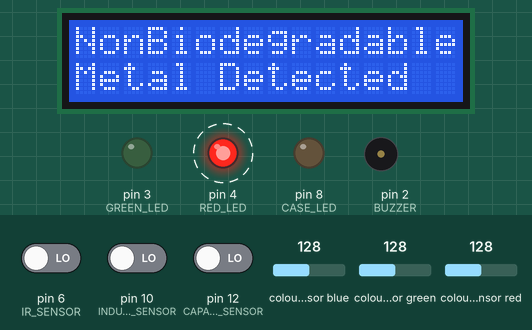
Recording of a sketch running on a simulated Arduino Uno, built with avr-gcc and run on an emulated ATmega328P. Parts: 16×2 character LCD, output pins drawn as LEDs (lit = HIGH), buzzer (waves = sounding, pin HIGH). Dashed ring = blinking. The test bench sets the inputs (shaded band); at power-on: pin 10 (INDUCTIVE_SENSOR) LOW, pin 12 (CAPACITIVE_SENSOR) LOW, pin 6 (IR_SENSOR) LOW, colour sensor blue 128, colour sensor green 128, colour sensor red 128. What the sketch prints to the serial monitor is not drawn.

Above: at 3.3 s.
3.4 s: pin 10 (INDUCTIVE_SENSOR) driven HIGH
At 5.3 s:
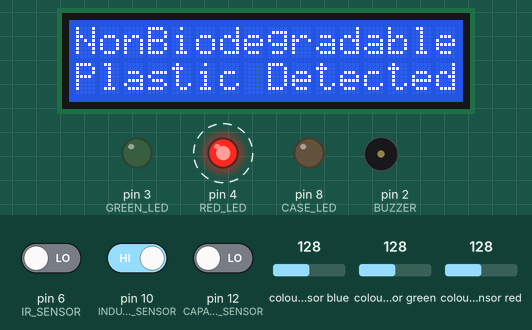
7.4 s: pin 12 (CAPACITIVE_SENSOR) driven HIGH
At 9.6 s:
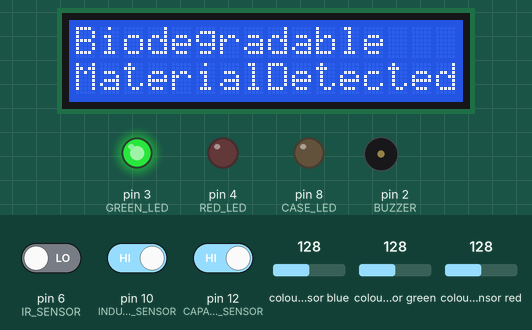
10.0 s: pin 12 (CAPACITIVE_SENSOR) driven LOW
At 12.18 s:
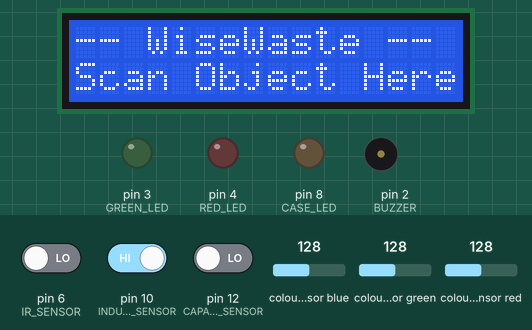
13.8 s: pin 6 (IR_SENSOR) driven HIGH
At 14.6 s:
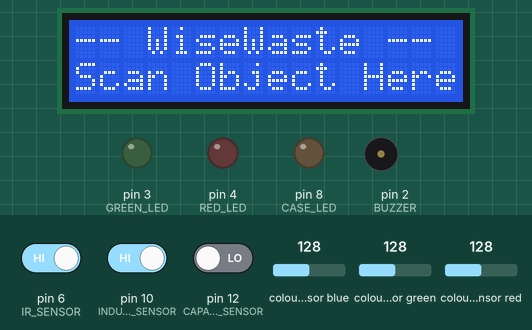
16.4 s: pin 6 (IR_SENSOR) driven LOW
At 18.62 s:
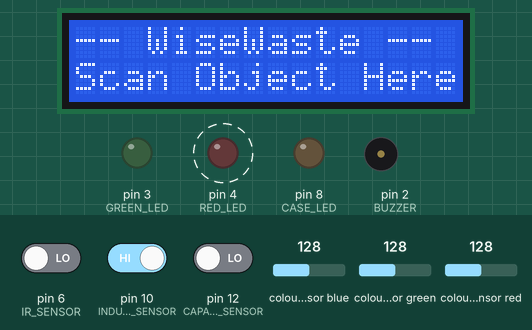
22.3 s: pin 10 (INDUCTIVE_SENSOR) driven LOW
At 23.1 s:
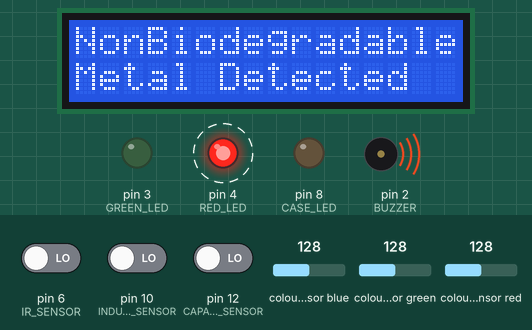
Timing chart, 0 to 29.2 s (numbered marks = the images above; inputs shaded):
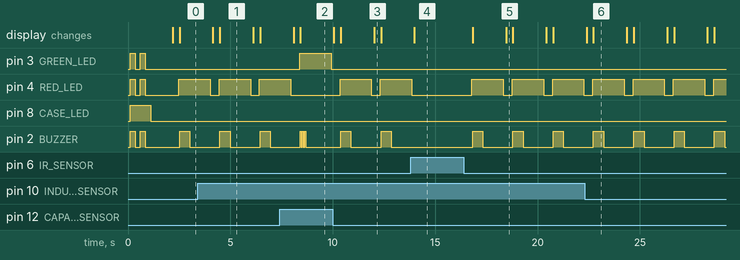

The sketch:

WiseWaste_Source_Code.ino
```cpp
#include <Wire.h>               // For I2C communication
#include <LiquidCrystal_I2C.h>  // For I2C 16x2 LCD
#include <Adafruit_TCS34725.h>  // For TSC34725 Sensor

// Digital Pins for LEDs, Buzzer, and TCS34725
#define BUZZER 2
#define GREEN_LED 3
#define RED_LED 4
#define CASE_LED 8

// Digital Pin for TCRT5000 sensor
#define IR_SENSOR 6

// Digital Pin for LJ12A3-4-Z/BX sensor
#define INDUCTIVE_SENSOR 10

// Digital Pin for LJC18A3-B-Z/BY sensor
#define CAPACITIVE_SENSOR 12

// Analog Pins (shared) for I2C LCD, and TCS34725 sensor
    // SDA = A4
    // SCL = A5

LiquidCrystal_I2C lcd(0x27, 16, 2);

Adafruit_TCS34725 tcs;

// Global variables
String lastMessage1 = "";
String lastMessage2 = "";
static unsigned long lastActivityTime = 0;
bool isDark = false;


void errorHandler(const String& sensor) {
    Serial.println("ERROR: " + sensor + " sensor may be DISCONNECTED! CHECK WIRING!");
    lcd.clear();
    lcd.setCursor(0, 0);
    lcd.print(sensor + " ERROR");
    lcd.setCursor(0, 1);
    lcd.print("CHECK WIRING!");
    digitalWrite(BUZZER, HIGH);
    delay(1000);
    digitalWrite(BUZZER, LOW);
    delay(100);
    while (1);
}

void displayMessage(String line1, String line2) {
    if (line1 != lastMessage1 || line2 != lastMessage2) {
        lcd.clear();
        lcd.setCursor(0, 0);
        lcd.print(line1);
        lcd.setCursor(0, 1);
        lcd.print(line2);

        lastMessage1 = line1;
        lastMessage2 = line2;
    }
}

void checkIfDark() {
    const uint16_t darknessThreshold = 50;

    uint16_t clear, red, green, blue;
    tcs.getRawData(&red, &green, &blue, &clear);

    Serial.print("Clear: ");
    Serial.println(clear);

    if (clear < darknessThreshold) { isDark = true; }
    else isDark = false;
}

void timeoutHandler() {
    const unsigned long timeout = 60000; // 60 seconds

    if (millis() - lastActivityTime >= timeout) {
        lcd.noBacklight();
        digitalWrite(CASE_LED, LOW);

        checkIfDark();
    }
    else {
        if(isDark) { digitalWrite(CASE_LED, HIGH); }
        else digitalWrite(CASE_LED, LOW);
    }
}

void setup() {
    pinMode(BUZZER, OUTPUT);
    pinMode(GREEN_LED, OUTPUT);
    pinMode(RED_LED, OUTPUT);
    pinMode(CASE_LED, OUTPUT);
    pinMode(IR_SENSOR, INPUT);
    pinMode(INDUCTIVE_SENSOR, INPUT);
    pinMode(CAPACITIVE_SENSOR, INPUT);

    Serial.begin(9600);

    lcd.init();
    lcd.backlight();
    lcd.clear();

    if (!tcs.begin()) {
        errorHandler("TCS34725");
    }

    tcs.setGain(TCS34725_GAIN_1X);
    tcs.setIntegrationTime(TCS34725_INTEGRATIONTIME_240MS);

    displayMessage("-- WiseWaste --", "Initializing...");

    digitalWrite(CASE_LED, HIGH);
    for (int i = 0; i < 2; i++) {
        digitalWrite(BUZZER, HIGH);
        digitalWrite(GREEN_LED, HIGH);
        digitalWrite(RED_LED, HIGH);
        tcs.setInterrupt(false);
        delay(250);
        digitalWrite(BUZZER, LOW);
        digitalWrite(GREEN_LED, LOW);
        digitalWrite(RED_LED, LOW);
        tcs.setInterrupt(true);
        delay(250);
    }
    digitalWrite(CASE_LED, LOW);
    delay(1000);
    checkIfDark();
}

void loop() {
    displayMessage("-- WiseWaste --", "Scan Object Here");

    // Check if TCRT5000 IR Sensor detected an non-black object
    bool objectDetected = digitalRead(IR_SENSOR) == LOW;

    if (objectDetected) {
        delay(300);
    }

    // Independently Read Capacitive and Inductive Sensor
    bool isDielectric = digitalRead(CAPACITIVE_SENSOR) == HIGH;
    bool isMetal = digitalRead(INDUCTIVE_SENSOR) == LOW;

    // Object Classification
    if (isDielectric && !isMetal) { // Biodegradable Detected
        lcd.backlight();
        tcs.setInterrupt(false);

        digitalWrite(GREEN_LED, HIGH);
        displayMessage("Biodegradable", "MaterialDetected");

        for (int i = 0; i < 3; i++) {
            digitalWrite(BUZZER, HIGH);
            delay(50);
            digitalWrite(BUZZER, LOW);
            delay(50);
        }
        delay(200);
    }

    if (isMetal) { // Non-Biodegradable
        lcd.backlight();
        tcs.setInterrupt(false);

        digitalWrite(RED_LED, HIGH);
        displayMessage("NonBiodegradable", "Metal Detected");

        digitalWrite(BUZZER, HIGH);
        delay(500);
        digitalWrite(BUZZER, LOW);
    }

    if (objectDetected && !isDielectric && !isMetal) { // Plastic Detected
        lcd.backlight();
        tcs.setInterrupt(false);

        digitalWrite(RED_LED, HIGH);
        displayMessage("NonBiodegradable", "Plastic Detected");

        digitalWrite(BUZZER, HIGH);
        delay(500);
        digitalWrite(BUZZER, LOW);
    }

    if (objectDetected || isDielectric || isMetal) {

        delay(1000);
        digitalWrite(GREEN_LED, LOW);
        digitalWrite(RED_LED, LOW);
        tcs.setInterrupt(true);

        lastActivityTime = millis();
    }

    timeoutHandler();

    delay(100);
}


// Authored by: Jay Garcia
// Contact @ github: K1taru
```

Measured:
- after the input at 3.4 s, the display: first differs from a run without the input after 1.1 s (image 1)
- after the input at 7.4 s, pin 3 (GREEN_LED): LOW → HIGH after 0.99 s, → LOW 1.5 s later; pin 4 (RED_LED): goes on until 8.0 s, then stays LOW; the display: first differs from a run without the input after 1.0 s (image 2)
- after the input at 10.0 s, pin 3 (GREEN_LED): stays LOW (without the input it goes to HIGH after 0.35 s); pin 4 (RED_LED): LOW → HIGH after 0.35 s, → LOW 1.5 s later, → HIGH 0.43 s later; the display: first differs from a run without the input after 0.39 s (image 3 shows a later state)
- after the input at 13.8 s, pin 4 (RED_LED): goes on until 13.9 s, then stays LOW; pin 2 (BUZZER): stays LOW (without the input it goes to HIGH after 0.52 s)
- after the input at 16.4 s, pin 4 (RED_LED): alternates HIGH for 1.5 s and LOW for 0.43 s, starting after 0.39 s; pin 2 (BUZZER): alternates HIGH for 0.50 s and LOW for 1.5 s, starting after 0.43 s; the display: first changes after 0.43 s (image 5 shows a later state)
- after the input at 22.3 s, the display: first differs from a run without the input after 0.43 s (image 6)
- by itself, pin 4 (RED_LED): alternates HIGH for 1.5 s and LOW for 0.43 s
- by itself, pin 2 (BUZZER): alternates HIGH for 0.50 s and LOW for 1.5 s
